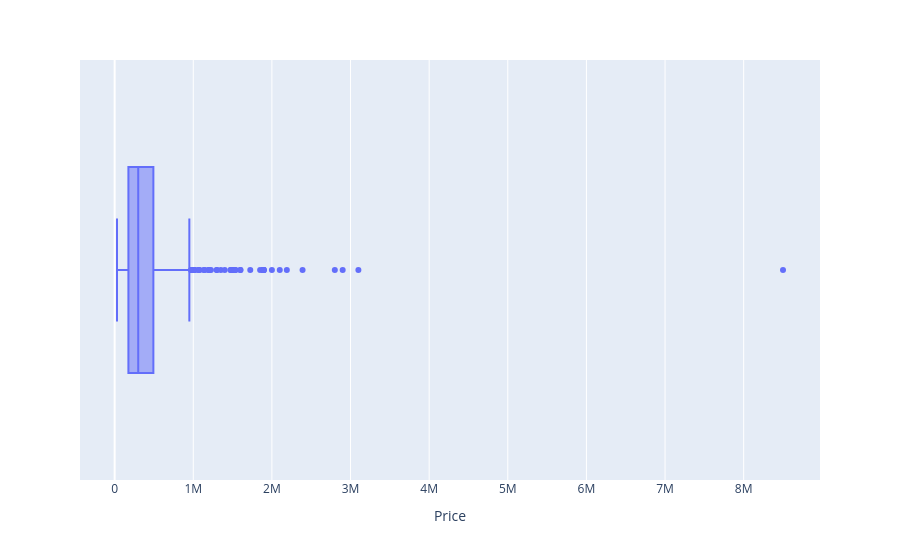

This figure's notebook cell:
### Code cell
px.box(data_frame=df,x="Price")

### Figure 1 — Plotly figure (JSON) as saved in the notebook; plotly's stock layout.template omitted (floating-point values rounded to 4 significant figures; data arrays with more than 128 entries replaced by an {"elided": "..."} marker saying what was removed)
{"data": [{"alignmentgroup": "True", "hovertemplate": "Price=%{x}<extra></extra>", "legendgroup": "", "marker": {"color": "#636efa"}, "name": "", "notched": false, "offsetgroup": "", "orientation": "h", "showlegend": false, "type": "box", "x": {"elided": "816 int values"}, "x0": " ", "xaxis": "x", "y0": " ", "yaxis": "y"}], "layout": {"boxmode": "group", "legend": {"tracegroupgap": 0}, "margin": {"t": 60}, "xaxis": {"anchor": "y", "domain": [0, 1], "title": {"text": "Price"}}, "yaxis": {"anchor": "x", "domain": [0, 1]}}}
